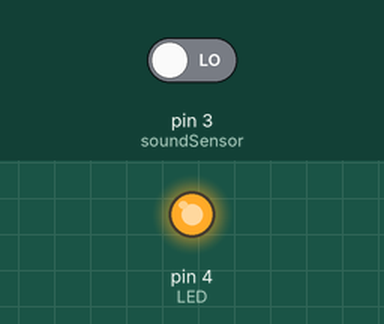
A sketch run on a simulated Arduino Uno, built with avr-gcc and run on an emulated ATmega328P. Parts: output pins drawn as LEDs (lit = HIGH). Inputs (shaded band) come from the test bench; at power-on: pin 3 (soundSensor) LOW.

Above: at 0.1 s.
At 0.6 s:
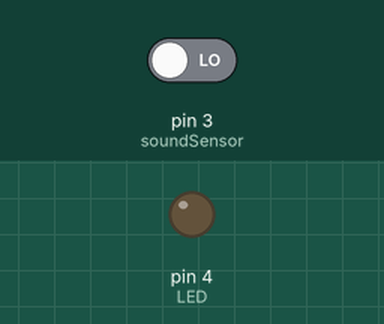
Timing chart, 0 to 2.1 s (numbered marks = the images above):
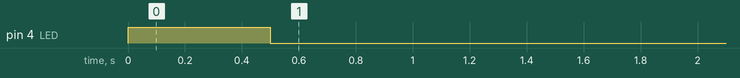

The sketch:

SoundSensorDigital.ino
```cpp
int soundSensor = 3;
int LED = 4;

void setup() {
    pinMode(soundSensor, INPUT);
    pinMode(LED, OUTPUT);

    digitalWrite(LED, HIGH);
    delay(500);
    digitalWrite(LED, LOW);
}

void loop() {

    int SensorData = digitalRead(soundSensor);
    if (SensorData == 1) {

        digitalWrite(LED, HIGH);
        delay(10000);
    } else {
        digitalWrite(LED, LOW);
    }
}
```
